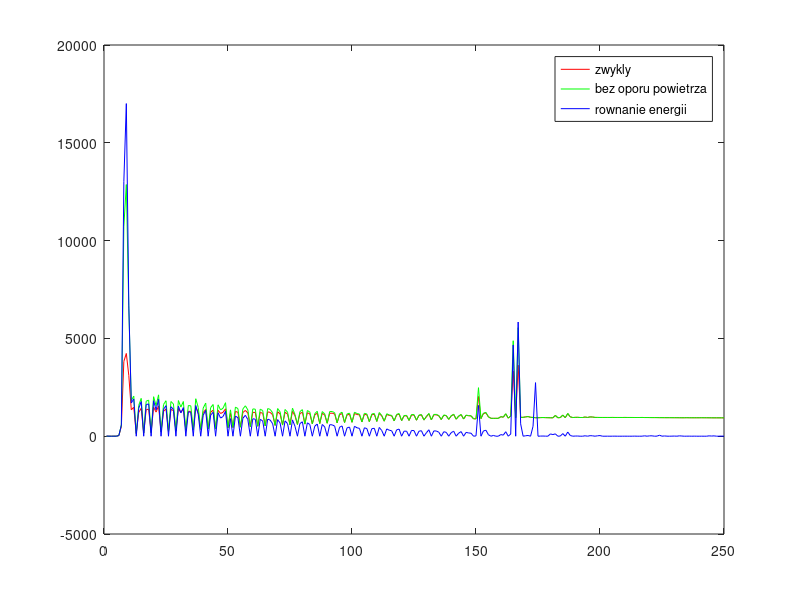

MATLAB code to generate this figure:
clear all;

t = 0:0.1:25;

normal = fopen('data_sim_przed.txt','r');
noAir = fopen('data_sim_po.txt','r');
energy = fopen('data_sim_nowy_alg.txt','r');

formatSpec = '%f';
A = fscanf(normal,formatSpec);
B = fscanf(noAir,formatSpec);
C = fscanf(energy,formatSpec);

figure();
plot(A, 'r');
hold on;
plot(B, 'g');
hold on;
plot(C, 'b');
hold on;
leg = {'zwykly'; 'bez oporu powietrza'; 'rownanie energii'};
legend(leg);